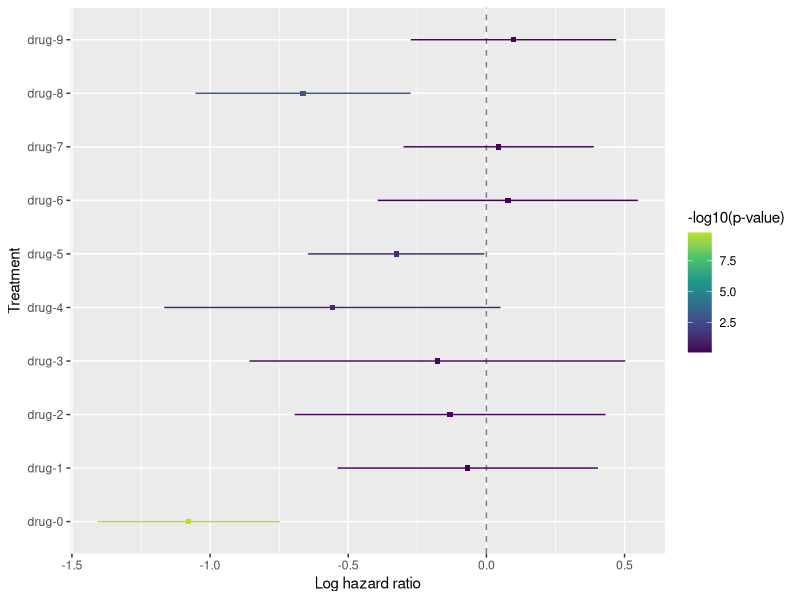

This figure's R source:
#| title: "Forest Plot"
#| dataset-name: "hazard_ratio"
#| description: "Log hazard ratios of various treatments for a disease, where negative values are protective."
#| colours: "`scale_color_viridis_c(end = 0.9)`"

library(ggplot2)

hazard_ratio <-
  structure(
    list(
      treatment = c("drug-0", "drug-1", "drug-2", "drug-3", 
                    "drug-4", "drug-5", "drug-6", "drug-7", "drug-8", "drug-9"), 
      estimate = c(-1.07758328124311, -0.0673791229983594, -0.131222672477039, 
                   -0.177516254743032, -0.557561518611797, -0.326188793194129, 
                   0.0774681894156513, 0.0446103018158888, -0.663460635641247, 
                   0.0982800205104637),
      conf.low = c(-1.40821094432096, -0.538587314374759, 
                   -0.693668556086683, -0.857711283648174, -1.16622060338404, 
                   -0.645244903652244, -0.393443467907644, -0.299837395750747, 
                   -1.0529477801427, -0.273705841823253),
      conf.high = c(-0.74695561816527, 
                    0.40382906837804, 0.431223211132606, 0.50267877416211, 0.0510975661604512, 
                    -0.00713268273601528, 0.548379846738946, 0.389057999382524, 
                    -0.273973491139792, 0.470265882844181),
      p.value = c(1.68152742241014e-10, 
                  0.779278286507906, 0.647474328599551, 0.608995113127569, 
                  0.0725863370465562, 0.0450936208087966, 0.747128865265434, 
                  0.799619211582648, 0.000841883565496329, 0.604577144843726
      )
    ),
    row.names = c(NA, -10L),
    class = "data.frame"
  )

p <-
  hazard_ratio |>
  ggplot(aes(treatment, estimate, col = -log10(p.value))) +
  scale_color_viridis_c(end = 0.9, breaks = seq(0, 10, by = 2.5)) +
  geom_hline(yintercept = 0, lty = 2, alpha = 0.5) +
  geom_point(shape = 15) +
  geom_segment(aes(xend = treatment, y = conf.low, yend = conf.high)) +
  coord_flip() +
  labs(
    y = 'Log hazard ratio',
    x = 'Treatment',
    colour = '-log10(p-value)'
  )

print(p)
